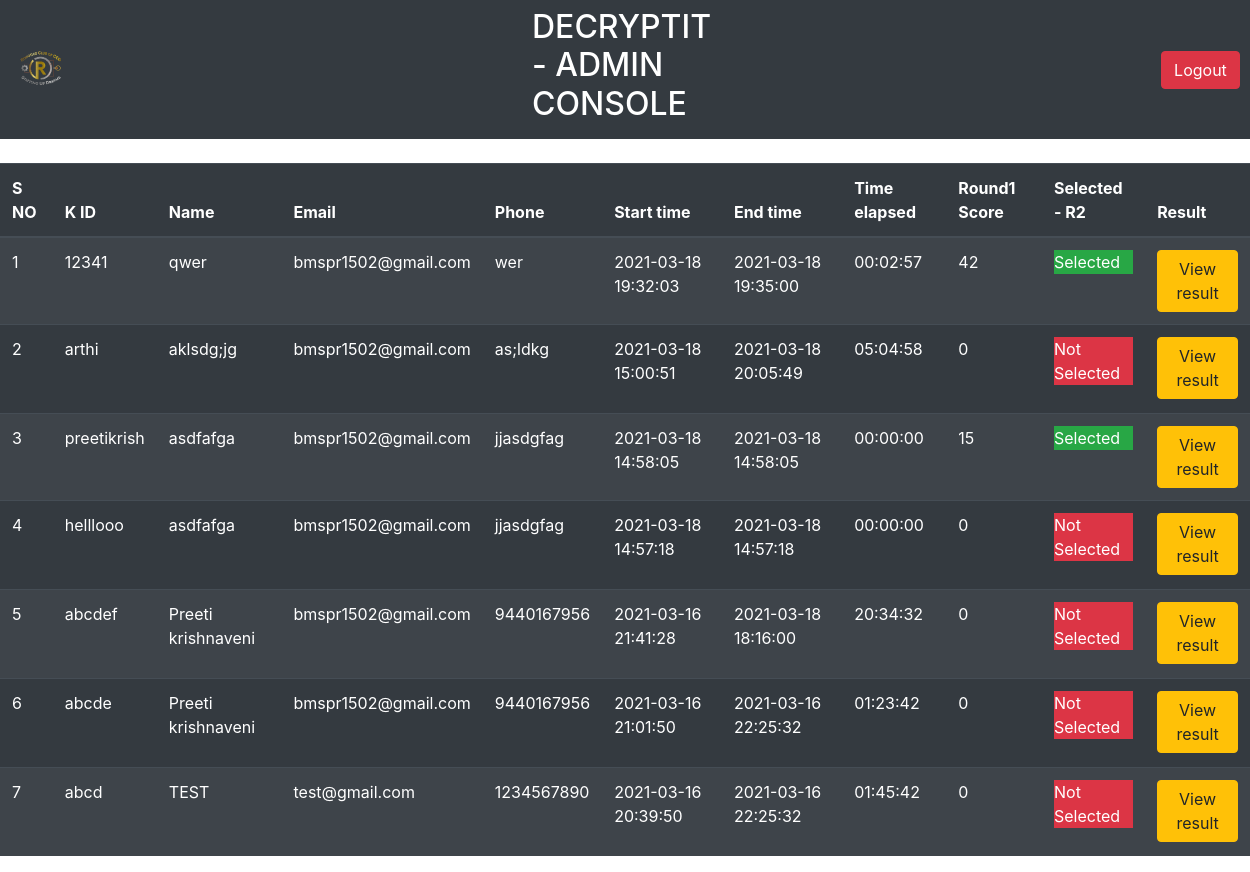
The page /admin/adminconsole.php (signed in) on the database as committed earlier.
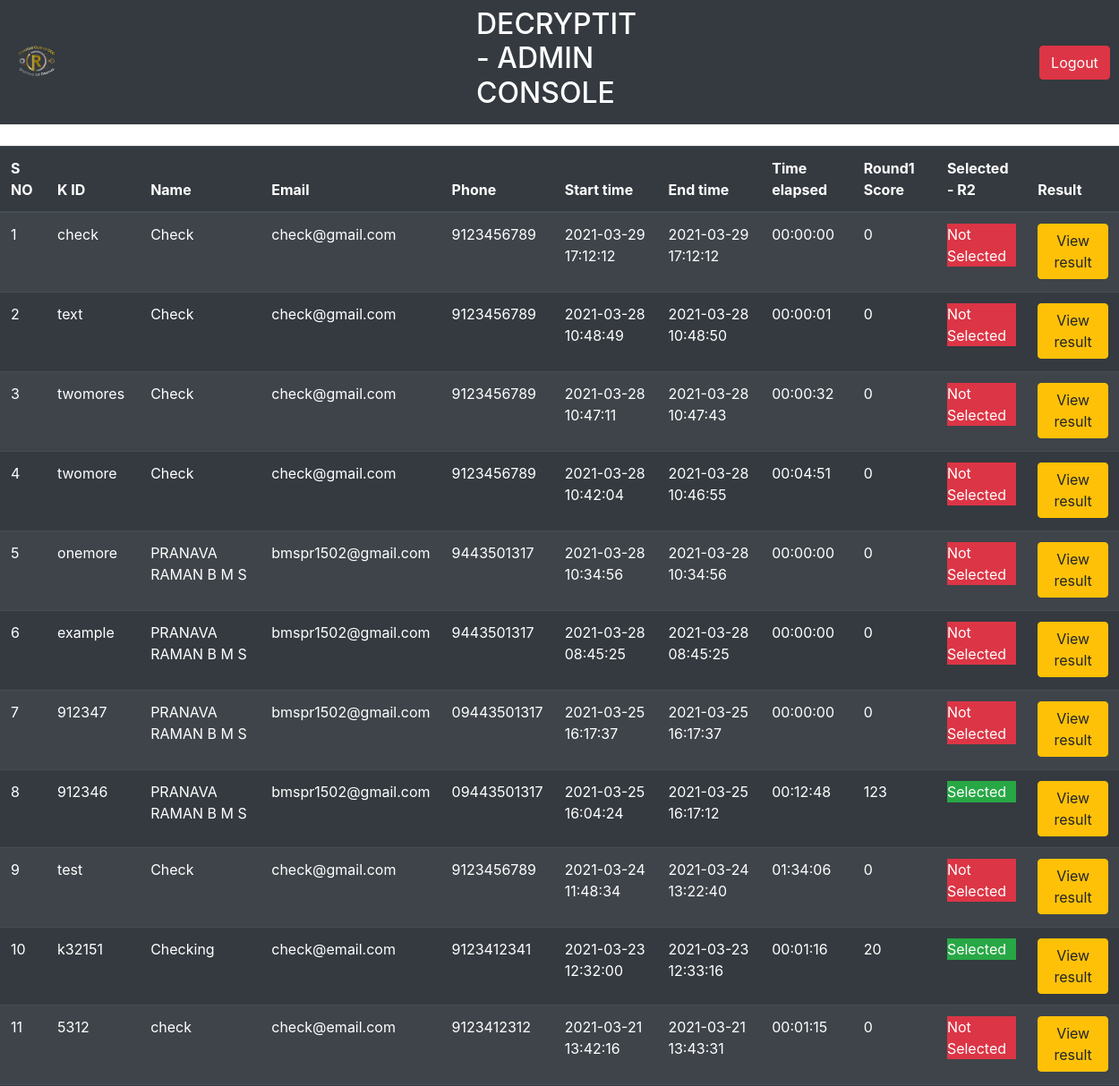
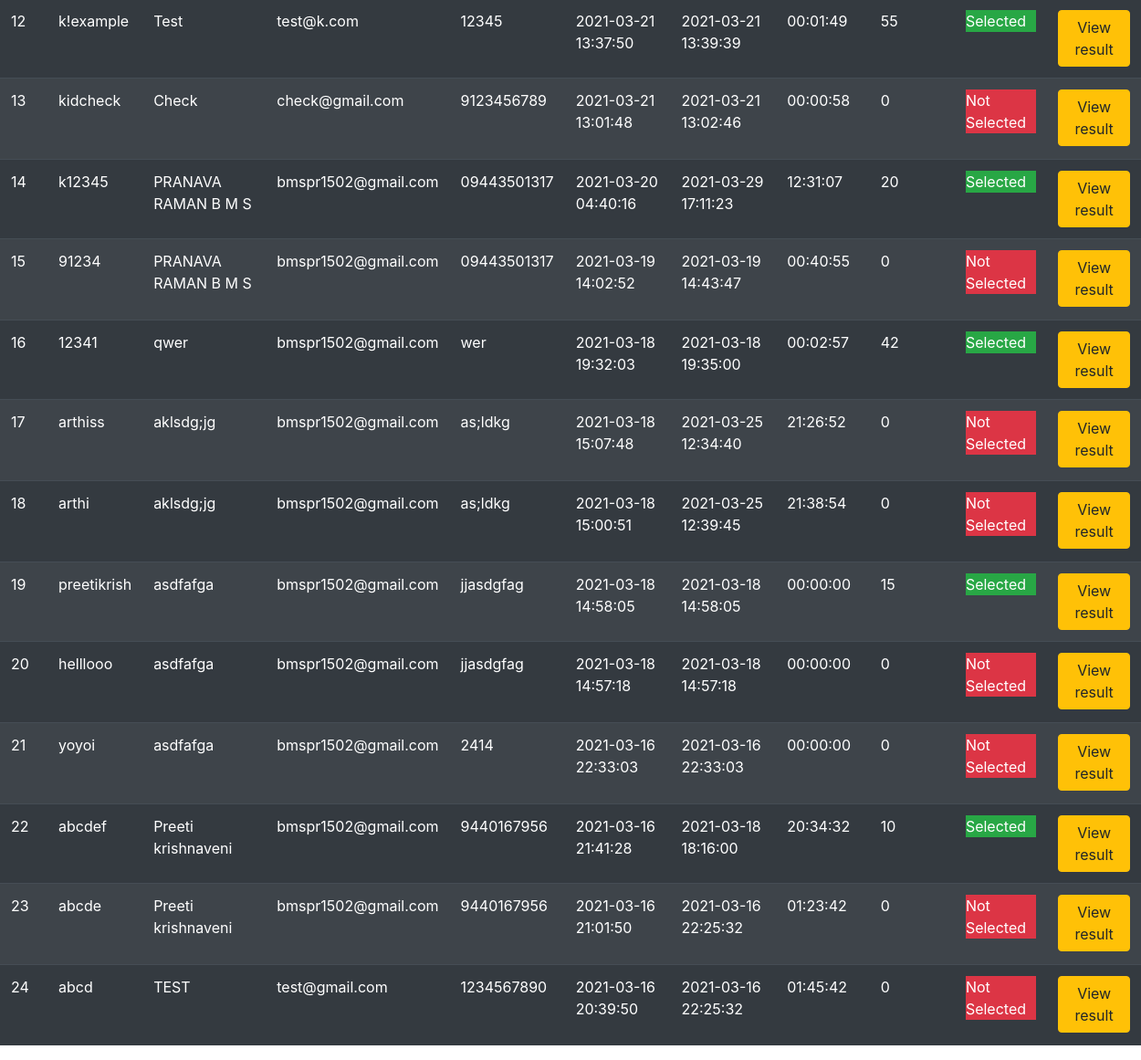
The same page on the database as committed later (2 pictures, top to bottom).
### tables this page shows
CREATE TABLE `round1` (
  `kid` varchar(30) NOT NULL,
  `answer1` text DEFAULT NULL,
  `answer2` text DEFAULT NULL,
  `answer3` text DEFAULT NULL,
  `answer4` text DEFAULT NULL,
  `answer5` text DEFAULT NULL,
  `answer6` text DEFAULT NULL,
  `answer7` text DEFAULT NULL,
  `answer8` text DEFAULT NULL,
  `answer9` text DEFAULT NULL,
  `totscore` int(11) NOT NULL DEFAULT 0,
  `selected` tinyint(4) NOT NULL DEFAULT 0
);

CREATE TABLE `userdata` (
  `kid` varchar(30) NOT NULL,
  `name` varchar(30) NOT NULL,
  `email` varchar(40) NOT NULL,
  `phone` varchar(15) NOT NULL,
  `start` timestamp NOT NULL DEFAULT current_timestamp(),
  `endtime` timestamp NOT NULL DEFAULT current_timestamp(),
  `round1` tinyint(1) NOT NULL DEFAULT 0,
  `round2` tinyint(1) NOT NULL DEFAULT 0
);

### admin/adminconsole.php (the view, shortened to what this page needs)
<?php
if(isset($_SESSION['admin'])){
    if($_SESSION['admin']==1){
       ?>
<!DOCTYPE html>
<html>
<?php
include "../functions/DB.php";
$query1 = "SELECT * FROM userdata INNER JOIN round1 ON userdata.kid = round1.kid ORDER BY start DESC";
if(!($result1 = $con->query($query1))){
    die($con->error);
}
?>
<head>
    <link rel="stylesheet" href="https://maxcdn.bootstrapcdn.com/bootstrap/4.5.2/css/bootstrap.min.css">
</head>
<body>
<nav class="navbar navbar-expand-md navbar-light bg-dark">
    <a href="#" class="navbar-brand">
        <img src="../images/logo.png" height="50" alt="Robotics">
    </a>
    <h2 class = "text-white" style = "margin-left:450px">DECRYPTIT - ADMIN CONSOLE</h2>
    <a class="btn btn-danger" href="logout.php" style = "margin-left:450px">Logout</a>
</nav>
<table class="table table-dark table-striped">
    <thead>
    <br>
    <tr>
        <th>S NO</th>
        <th>K ID</th>
        <th>Name</th>
        <th>Email</th>
        <th>Phone</th>
        <th>Start time</th>
        <th>End time</th>
        <th>Time elapsed</th>
        <th>Round1 Score</th>
        <th>Selected - R2</th>
        <th>Result</th>
    </tr>
    </thead>
    <tbody>
    <?php
    $i = 1;
    while($row = mysqli_fetch_assoc($result1)){
        ?>
        <tr>
            <td><?php echo $i;?></td>
            <td><?php echo $row['kid'];?></td>
            <td><?php echo $row['name'];?></td>
            <td><?php echo $row['email'];?></td>
            <td><?php echo $row['phone'];?></td>
            <td><?php echo $row['start'];?></td>
            <td><?php echo $row['endtime'];?></td>
            <?php
            $dteStart = new DateTime($row['start']);
            $dteEnd   = new DateTime($row['endtime']);
            $dteDiff  = $dteStart->diff($dteEnd);?>
            <td><?php echo $dteDiff->format("%H:%I:%S");?></td>
            <td><?php if(isset($row['totscore']))echo $row['totscore'];?></td>
            <td><?php if($row['selected']){
                    echo "<p class='bg-success text-white'>Selected</p>";
                }else{
                    echo "<p class='bg-danger text-white'>Not Selected</p>";
                }?></td>
            <form action = "result.php" method = "post">
                <td>
                    <?php
                    if(isset($row['totscore'])){
                    ?>
                    <button type="submit" class="btn btn-warning" name = "view">View result</button>
                    <?php
                        }
                    ?></td>
            </form>
        </tr>
        <?php
        $i++;
    }
    ?>
    </tbody>
</table>
</body>
</html>
        <?php
    }else {
        echo '<script>alert("Accessed denied");</script>';
        header('location: index.php');
    }
}else {
    echo '<script>alert("Accessed denied");</script>';
    header('location: index.php');
}
?>

Rows that differ between the two databases and show on the page:
added round1: kid "check", kid.name "Check", kid.email "check@gmail.com", kid.phone "9123456789", kid.start "2021-03-29 17:12:12", kid.endtime "2021-03-29 17:12:12", kid.endtime "00:00:00", totscore "0", selected "Not Selected", shows "View result"
added round1: kid "text", kid.name "Check", kid.email "check@gmail.com", kid.phone "9123456789", kid.start "2021-03-28 10:48:49", kid.endtime "2021-03-28 10:48:50", kid.endtime "00:00:01", totscore "0", selected "Not Selected", shows "View result"
added round1: kid "twomores", kid.name "Check", kid.email "check@gmail.com", kid.phone "9123456789", kid.start "2021-03-28 10:47:11", kid.endtime "2021-03-28 10:47:43", kid.endtime "00:00:32", totscore "0", selected "Not Selected", shows "View result"
added round1: kid "twomore", kid.name "Check", kid.email "check@gmail.com", kid.phone "9123456789", kid.start "2021-03-28 10:42:04", kid.endtime "2021-03-28 10:46:55", kid.endtime "00:04:51", totscore "0", selected "Not Selected", shows "View result"
added round1: kid "onemore", kid.name "PRANAVA RAMAN B M S", kid.email "bmspr1502@gmail.com", kid.phone "9443501317", kid.start "2021-03-28 10:34:56", kid.endtime "2021-03-28 10:34:56", kid.endtime "00:00:00", totscore "0", selected "Not Selected", shows "View result"
added round1: kid "example", kid.name "PRANAVA RAMAN B M S", kid.email "bmspr1502@gmail.com", kid.phone "9443501317", kid.start "2021-03-28 08:45:25", kid.endtime "2021-03-28 08:45:25", kid.endtime "00:00:00", totscore "0", selected "Not Selected", shows "View result"
added round1: kid "912347", kid.name "PRANAVA RAMAN B M S", kid.email "bmspr1502@gmail.com", kid.phone "09443501317", kid.start "2021-03-25 16:17:37", kid.endtime "2021-03-25 16:17:37", kid.endtime "00:00:00", totscore "0", selected "Not Selected", shows "View result"
added round1: kid "912346", kid.name "PRANAVA RAMAN B M S", kid.email "bmspr1502@gmail.com", kid.phone "09443501317", kid.start "2021-03-25 16:04:24", kid.endtime "2021-03-25 16:17:12", kid.endtime "00:12:48", totscore "123", selected "Selected", shows "View result"
added round1: kid "test", kid.name "Check", kid.email "check@gmail.com", kid.phone "9123456789", kid.start "2021-03-24 11:48:34", kid.endtime "2021-03-24 13:22:40", kid.endtime "01:34:06", totscore "0", selected "Not Selected", shows "View result"
added round1: kid "k32151", kid.name "Checking", kid.email "check@email.com", kid.phone "9123412341", kid.start "2021-03-23 12:32:00", kid.endtime "2021-03-23 12:33:16", kid.endtime "00:01:16", totscore "20", selected "Selected", shows "View result"
added round1: kid "5312", kid.name "check", kid.email "check@email.com", kid.phone "9123412312", kid.start "2021-03-21 13:42:16", kid.endtime "2021-03-21 13:43:31", kid.endtime "00:01:15", totscore "0", selected "Not Selected", shows "View result"
added round1: kid "k!example", kid.name "Test", kid.email "test@k.com", kid.phone "12345", kid.start "2021-03-21 13:37:50", kid.endtime "2021-03-21 13:39:39", kid.endtime "00:01:49", totscore "55", selected "Selected", shows "View result"
added round1: kid "kidcheck", kid.name "Check", kid.email "check@gmail.com", kid.phone "9123456789", kid.start "2021-03-21 13:01:48", kid.endtime "2021-03-21 13:02:46", kid.endtime "00:00:58", totscore "0", selected "Not Selected", shows "View result"
added round1: kid "k12345", kid.name "PRANAVA RAMAN B M S", kid.email "bmspr1502@gmail.com", kid.phone "09443501317", kid.start "2021-03-20 04:40:16", kid.endtime "2021-03-29 17:11:23", kid.endtime "12:31:07", totscore "20", selected "Selected", shows "View result"
added round1: kid "91234", kid.name "PRANAVA RAMAN B M S", kid.email "bmspr1502@gmail.com", kid.phone "09443501317", kid.start "2021-03-19 14:02:52", kid.endtime "2021-03-19 14:43:47", kid.endtime "00:40:55", totscore "0", selected "Not Selected", shows "View result"
added round1: kid "arthiss", kid.name "aklsdg;jg", kid.email "bmspr1502@gmail.com", kid.phone "as;ldkg", kid.start "2021-03-18 15:07:48", kid.endtime "2021-03-25 12:34:40", kid.endtime "21:26:52", totscore "0", selected "Not Selected", shows "View result"
changed through a linked row, round1 "arthi": kid.endtime "2021-03-18 20:05:49" → "2021-03-25 12:39:45"; kid.endtime "05:04:58" → "21:38:54"
added round1: kid "yoyoi", kid.name "asdfafga", kid.email "bmspr1502@gmail.com", kid.phone "2414", kid.start "2021-03-16 22:33:03", kid.endtime "2021-03-16 22:33:03", kid.endtime "00:00:00", totscore "0", selected "Not Selected", shows "View result"
changed round1 "abcdef": totscore "0" → "10"; selected "Not Selected" → "Selected"
